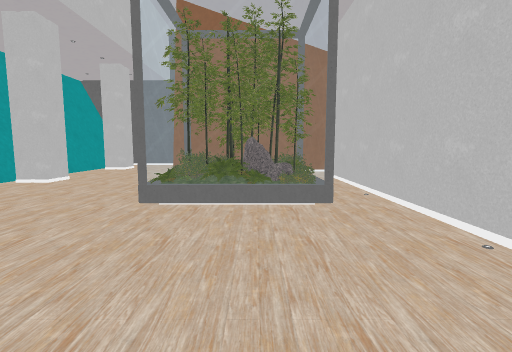
view 1 (above)

16 first-person views from a walk through a Unity game level. The camera is 1.3 m above the floor, tilts 6° down and sees 85° across. The floor is counted in squares, 1 m on a side. Each view is taken from the middle of a square. On the plan, view 1 faces up. The plan holds only what a view shows up to about 13 squares ahead; the rest is blank. The place goes on beyond the plan. The player character is not drawn. Some surface patterns are stand-ins.

view 2
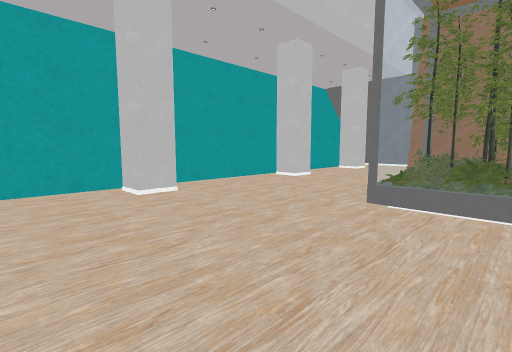

view 3
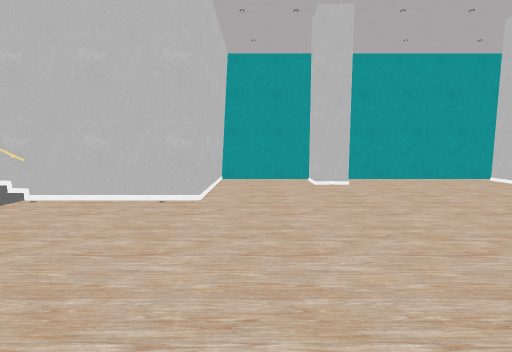

view 4
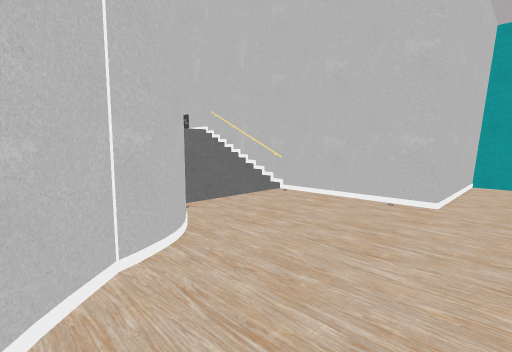

view 5
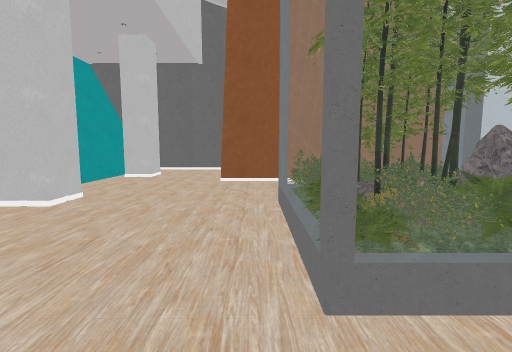

view 6
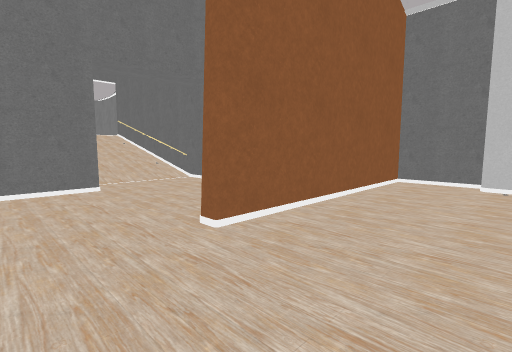

view 7
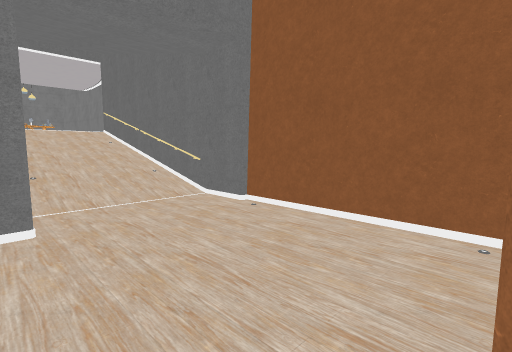

view 8
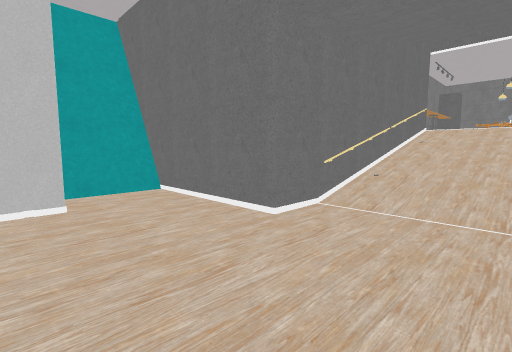

view 9
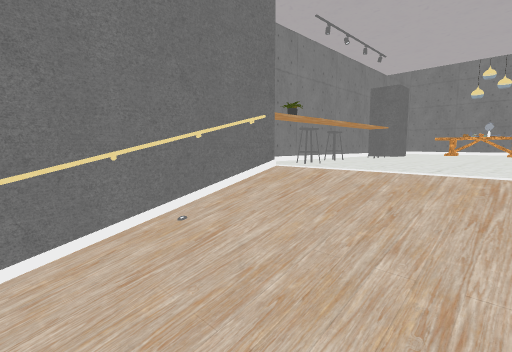

view 10
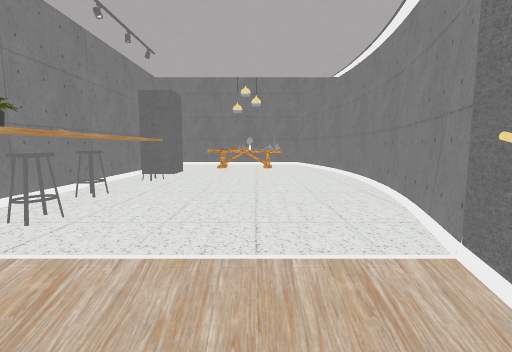

view 11
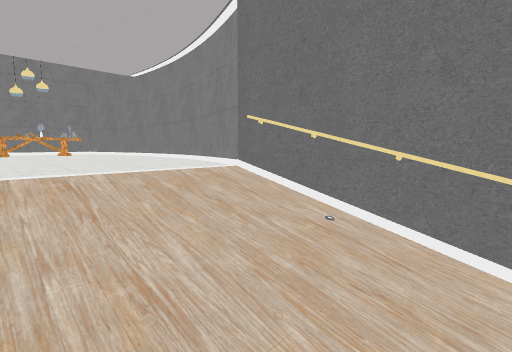

view 12
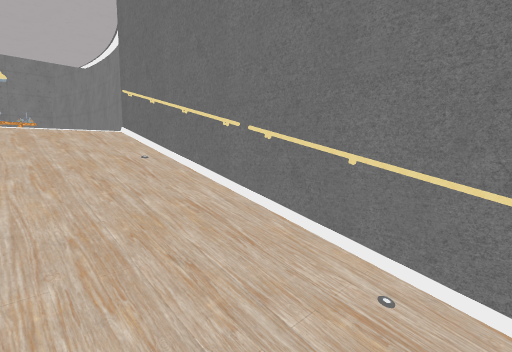

view 13
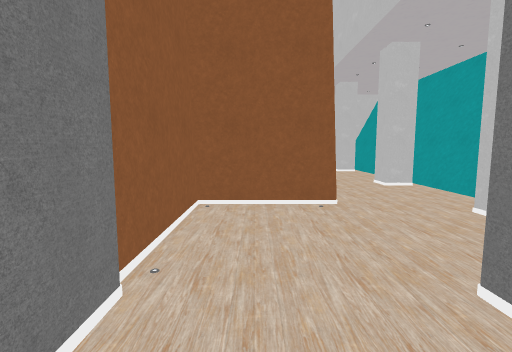

view 14
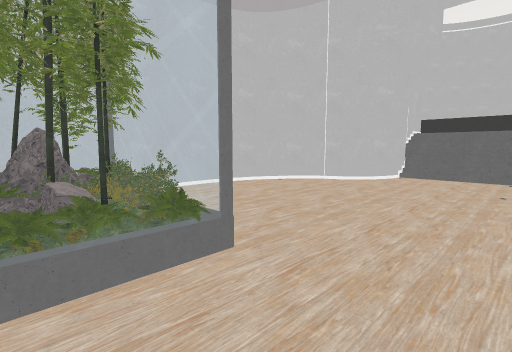

view 15
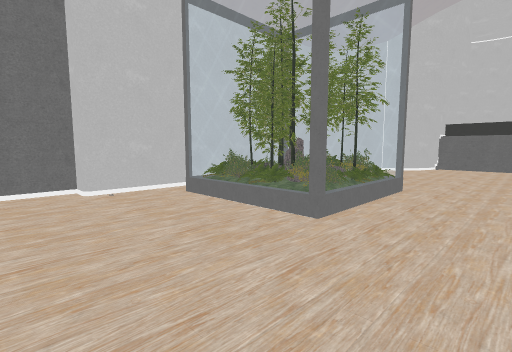

view 16
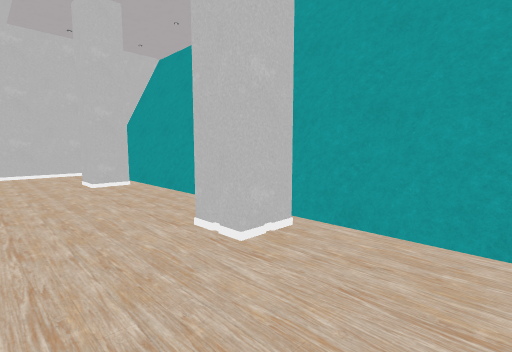

### Floor plan
Key: @ floor where view 1 was taken; # wall or solid block; . main floor; : floor 1.75 m higher than the main floor; + floor 2 m higher than the main floor; / step, stairs or slope; = window, fence, low wall or low ledge; P pillar; R railing; S stool; A pot; O other object.
Columns run from 10 left of view 1 to 4 right of it. Each row starts with its distance up from view 1.
 41      OOOOO#
 40        O  #
 39           ##
 38            #
 37      P     #
 36      P     O
 35      S     #
 34      O     #
 33      S     #
 32      A    #
 31      SS   O
 30      #++++#
 29      #R//R#
 28      #R//R#
 27      #R//R#
 26      #////#
 25      #R//R#
 24      #R//R#
 23      #R//R#
 22      #....#
 21      #....#
 20 ######....#
 19 #=........#
 18 #=........#
 17 #PP.......#
 16 ##P.......#
 15 #=....#########
 14 #=............#
 13 #=............#
 12 #=...........##
 11 #PP..........#
 10 ##P.....OOOOO#
  9 #=......OOOOO#
  8 #=......O  OO#
  7 #=......OOOOO#
  6 #=......OOOOO#
  5 #=...........#
  4 #PP..........#
  3 ##P..........#
  2 #=...........#
  1 #=...........#
  0 #=........@..#
 -1   ####......##
 -2      #.....##
 -3      #....##
 -4      #...##
 -5      #///#
 -6      #///#
 -7      #=//
 -8      #:

Where each view was taken, in squares from view 1:
view 1: 0 up, 0 right, facing up
view 2: 0 up, 0 right, facing up-left
view 3: 1 up, 2 right, facing left
view 4: 1 up, 2 right, facing down-left
view 5: 4 up, 3 left, facing up
view 6: 11 up, 7 left, facing up-right
view 7: 15 up, 5 left, facing up-right
view 8: 16 up, 1 left, facing up-left
view 9: 26 up, 1 left, facing up-left
view 10: 28 up, 2 left, facing up
view 11: 26 up, 4 left, facing up-right
view 12: 23 up, 3 left, facing up-right
view 13: 23 up, 2 left, facing down
view 14: 8 up, 5 left, facing down-right
view 15: 14 up, 5 left, facing down-right
view 16: 14 up, 5 left, facing down-left
